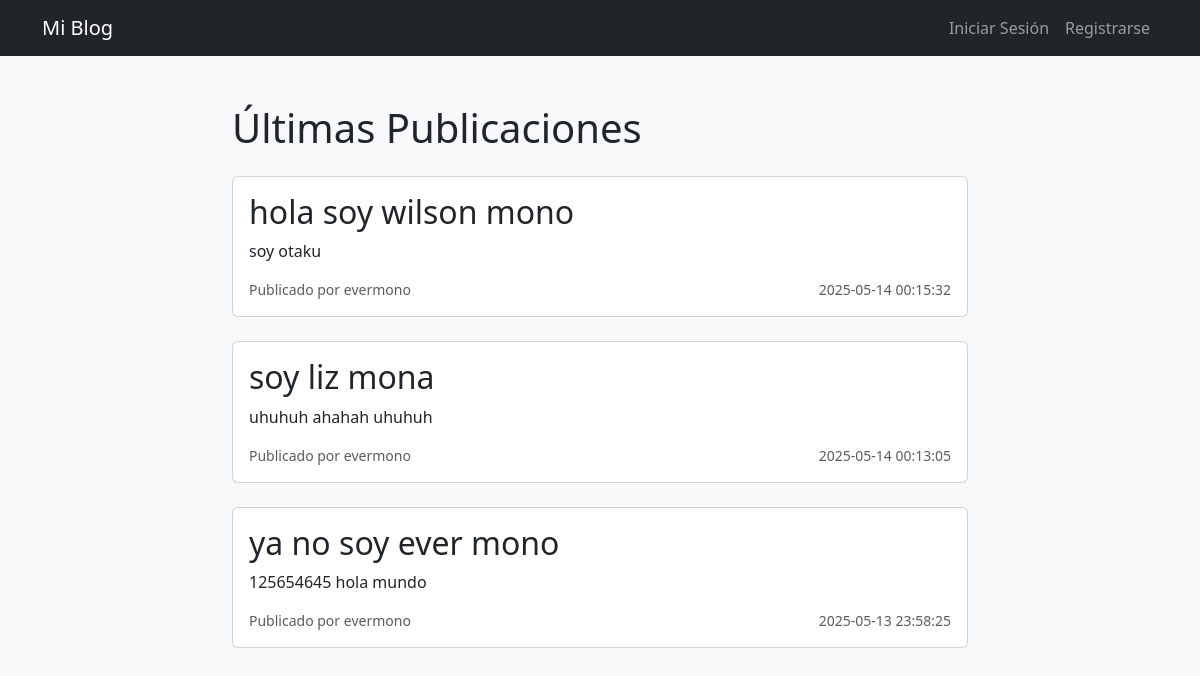
The page / on the database its author committed.
### tables this page shows
CREATE TABLE posts (
                id INTEGER PRIMARY KEY AUTOINCREMENT,
                title TEXT NOT NULL,
                content TEXT NOT NULL,
                user_id INTEGER NOT NULL,
                created_at DATETIME DEFAULT CURRENT_TIMESTAMP,
                FOREIGN KEY (user_id) REFERENCES users (id)
            );

CREATE TABLE users (
                id INTEGER PRIMARY KEY AUTOINCREMENT,
                username TEXT UNIQUE NOT NULL,
                password_hash TEXT NOT NULL,
                created_at DATETIME DEFAULT CURRENT_TIMESTAMP
            );

### app.py (the view)
@app.route('/')
def index():
    db = get_db()
    posts = db.execute('''
        SELECT posts.*, users.username
        FROM posts
        JOIN users ON posts.user_id = users.id
        ORDER BY posts.created_at DESC
    ''').fetchall()
    return render_template('index.html', posts=posts)

### app.py (called while the page is built)
def get_db():
    conn = sqlite3.connect('blog.db')
    conn.row_factory = sqlite3.Row
    return conn

### templates/index.html
{% extends "base.html" %}
{% block content %}
<div class="row">
    <div class="col-md-8 mx-auto">
        <h1 class="mb-4">Últimas Publicaciones</h1>
        {% for post in posts %}
            <div class="card mb-4">
                <div class="card-body">
                    <h2 class="card-title">{{ post['title'] }}</h2>
                    <p class="card-text">{{ post['content'] }}</p>
                    <div class="d-flex justify-content-between align-items-center">
                        <small class="text-muted">Publicado por {{ post['username'] }}</small>
                        <small class="text-muted">{{ post['created_at'] }}</small>
                    </div>
                </div>
            </div>
        {% else %}
            <div class="alert alert-info">No hay publicaciones disponibles</div>
        {% endfor %}
    </div>
</div>
{% endblock %}

### templates/base.html (shortened to what this page needs)
<!DOCTYPE html>
<html lang="es">
<head>
    <link href="https://cdn.jsdelivr.net/npm/bootstrap@5.3.0/dist/css/bootstrap.min.css" rel="stylesheet">
</head>
<body class="bg-light">
    <nav class="navbar navbar-expand-lg navbar-dark bg-dark">
        <div class="container">
            <a class="navbar-brand" href="{{ url_for('index') }}">Mi Blog</a>
            <div class="collapse navbar-collapse" id="navbarNav">
                <ul class="navbar-nav ms-auto">
                    {% if current_user.is_authenticated %}
                        <li class="nav-item">
                            <a class="nav-link" href="{{ url_for('dashboard') }}">Dashboard</a>
                        </li>
                        <li class="nav-item">
                            <a class="nav-link" href="{{ url_for('logout') }}">Cerrar Sesión</a>
                        </li>
                    {% else %}
                        <li class="nav-item">
                            <a class="nav-link" href="{{ url_for('login') }}">Iniciar Sesión</a>
                        </li>
                        <li class="nav-item">
                            <a class="nav-link" href="{{ url_for('register') }}">Registrarse</a>
                        </li>
                    {% endif %}
                </ul>
            </div>
        </div>
    </nav>
    <main class="container my-5">
        {% block content %}{% endblock %}
    </main>
</body>
</html>

### rows shown on the page
posts: title "hola soy wilson mono", content "soy otaku", username "evermono", created_at "2025-05-14 00:15:32"
posts: title "soy liz mona", content "uhuhuh ahahah uhuhuh", username "evermono", created_at "2025-05-14 00:13:05"
posts: title "ya no soy ever mono", content "125654645 hola mundo", username "evermono", created_at "2025-05-13 23:58:25"
